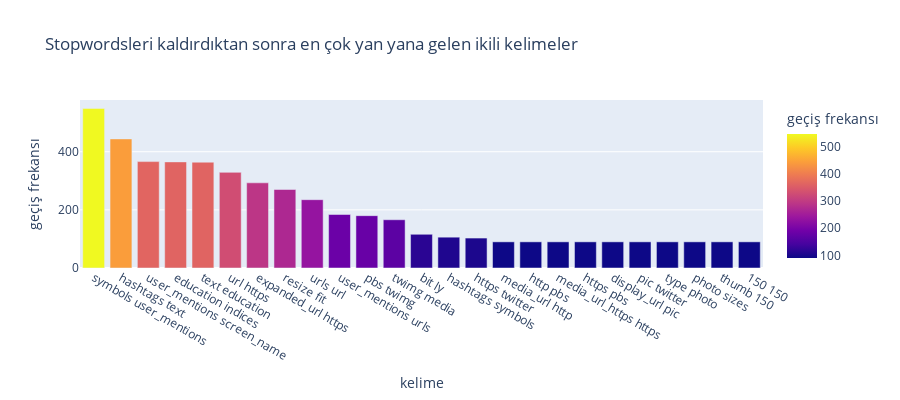

Notebook source saved alongside this figure:
### Code cell
def get_top_n_bigram(corpus, n=None):
    vec = CountVectorizer(ngram_range=(2, 2), stop_words=stop).fit(corpus)
    bag_of_words = vec.transform(corpus)
    sum_words = bag_of_words.sum(axis=0) 
    words_freq = [(word, sum_words[0, idx]) for word, idx in vec.vocabulary_.items()]
    words_freq =sorted(words_freq, key = lambda x: x[1], reverse=True)
    return words_freq[:n]
common_words = get_top_n_bigram(mydata["entities_str"], 25)
df3 = pd.DataFrame(common_words, columns = ['kelime' , 'geçiş frekansı'])
fig = px.bar(df3, x='kelime', y='geçiş frekansı',
             hover_data=['kelime', 'geçiş frekansı'], color='geçiş frekansı',
             title='Stopwordsleri kaldırdıktan sonra en çok yan yana gelen ikili kelimeler',
             height=400)
fig.show()

### Figure 1 — Plotly figure (JSON) as saved in the notebook; plotly's stock layout.template omitted (floating-point values rounded to 4 significant figures)
{"data": [{"alignmentgroup": "True", "hovertemplate": "kelime=%{x}<br>geçiş frekansı=%{marker.color}<extra></extra>", "legendgroup": "", "marker": {"color": [549, 444, 366, 365, 364, 329, 293, 270, 235, 184, 180, 166, 116, 106, 103, 90, 90, 90, 90, 90, 90, 90, 90, 90, 90], "coloraxis": "coloraxis", "pattern": {"shape": ""}}, "name": "", "offsetgroup": "", "orientation": "v", "showlegend": false, "textposition": "auto", "type": "bar", "x": ["symbols user_mentions", "hashtags text", "user_mentions screen_name", "education indices", "text education", "url https", "expanded_url https", "resize fit", "urls url", "user_mentions urls", "pbs twimg", "twimg media", "bit ly", "hashtags symbols", "https twitter", "media_url http", "http pbs", "media_url_https https", "https pbs", "display_url pic", "pic twitter", "type photo", "photo sizes", "thumb 150", "150 150"], "xaxis": "x", "y": [549, 444, 366, 365, 364, 329, 293, 270, 235, 184, 180, 166, 116, 106, 103, 90, 90, 90, 90, 90, 90, 90, 90, 90, 90], "yaxis": "y"}], "layout": {"barmode": "relative", "coloraxis": {"colorbar": {"title": {"text": "geçiş frekansı"}}, "colorscale": [[0, "#0d0887"], [0.1111, "#46039f"], [0.2222, "#7201a8"], [0.3333, "#9c179e"], [0.4444, "#bd3786"], [0.5556, "#d8576b"], [0.6667, "#ed7953"], [0.7778, "#fb9f3a"], [0.8889, "#fdca26"], [1, "#f0f921"]]}, "height": 400, "legend": {"tracegroupgap": 0}, "title": {"text": "Stopwordsleri kaldırdıktan sonra en çok yan yana gelen ikili kelimeler"}, "xaxis": {"anchor": "y", "domain": [0, 1], "title": {"text": "kelime"}}, "yaxis": {"anchor": "x", "domain": [0, 1], "title": {"text": "geçiş frekansı"}}}}
